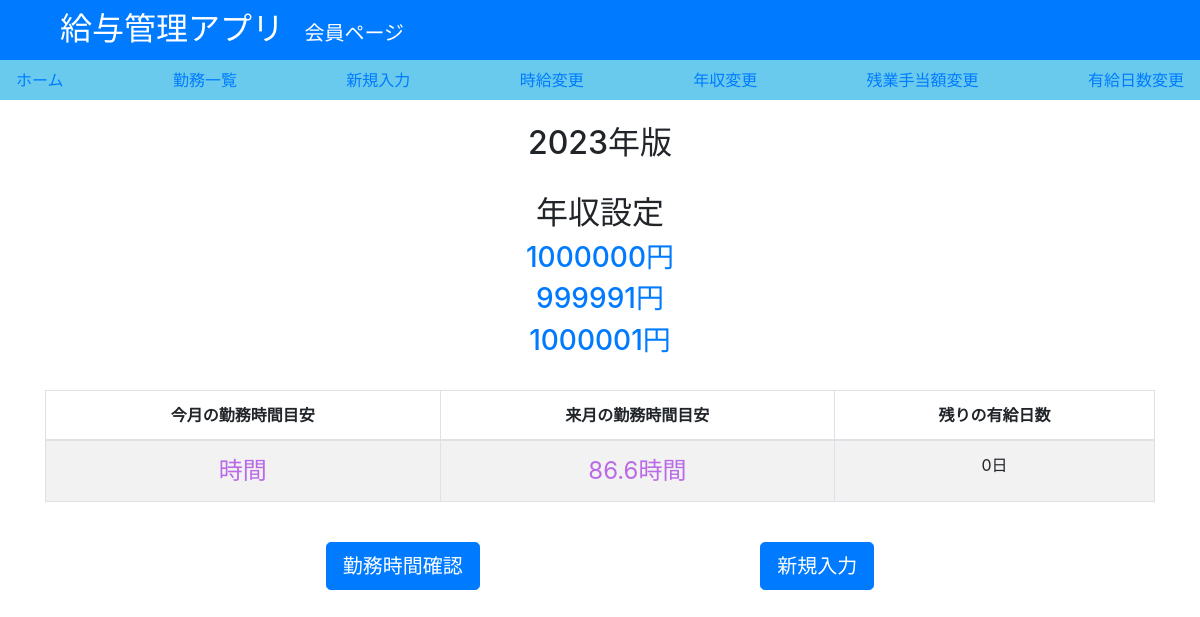
Page /top/1/ (signed in) on the earlier database version.
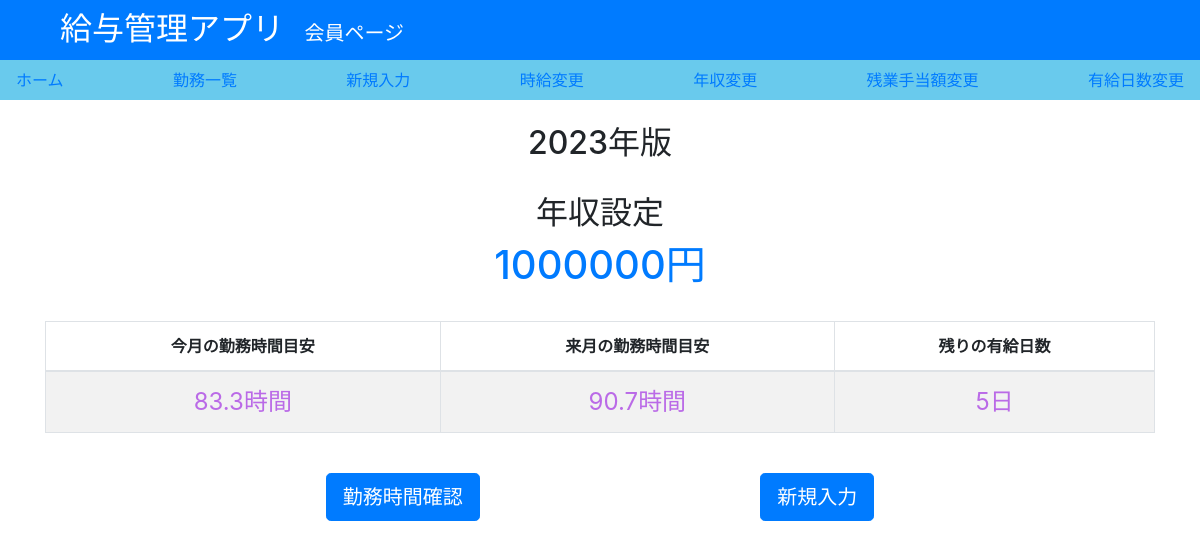
Same page on the later database version.
### salary/models.py (models this page shows)
class Yearwage(models.Model):
    class Meta:
       verbose_name="年収"
    name = models.PositiveIntegerField(default=1000000,verbose_name="年収")
    user = models.ForeignKey(get_user_model(), verbose_name='ログインユーザー', on_delete=models.CASCADE)

### salary/views.py (the view)
# urls.py: path("top/<int:year_wage_id>/", views.apptop_template, name="top"),
def apptop_template(request,year_wage_id):
    global l
    l=1
    work1 = Work.objects.filter(Worked_date__year = date.today().year,Worked_date__month__lte = date.today().month,user_id=request.user.id)
    work2 = Work.objects.filter(Worked_date__year = date.today().year,Worked_date__month__lt = date.today().month,user_id=request.user.id)
    work1_2 = Work.objects.filter(Q(Worked_date__year = date.today().year,Worked_date__month__lte = date.today().month,user_id=request.user.id),Q(zangyo_m__isnull=False)|Q(zangyo_h__isnull=False))
    work2_2 = Work.objects.filter(Q(Worked_date__year = date.today().year,Worked_date__month__lt = date.today().month),Q(zangyo_m__isnull=False,user_id=request.user.id)|Q(zangyo_h__isnull=False))
    if Zangyo.objects.filter(user_id=request.user.id).exists():
        zangyo = int(Zangyo.objects.get(user_id=request.user.id).name)
    else:
        zangyo = 0
        l=0
    if work1.all().exists():
        sum_wage1_2 = int(work1.aggregate(Sum("total_wage")).get("total_wage__sum"))
    else:
        sum_wage1_2 = 0
    if work2.all().exists():
        sum_wage2_2 = int(work2.aggregate(Sum("total_wage")).get("total_wage__sum"))
    else:
        sum_wage2_2 = 0
    if work1_2.all().exists():
        zangyo_h_1 = int(work1_2.aggregate(Sum("zangyo_h")).get("zangyo_h__sum"))
    else:
        zangyo_h_1 = 0
    if work1_2.all().exists():
        zangyo_m_1 = int(work1_2.aggregate(Sum("zangyo_h")).get("zangyo_h__sum"))
    else:
        zangyo_m_1 = 0
    if work2_2.all().exists():
        zangyo_h_2 = int(work2_2.aggregate(Sum("zangyo_h")).get("zangyo_h__sum"))
    else:
        zangyo_h_2 = 0
    if work2_2.all().exists():
        zangyo_m_2 = int(work2_2.aggregate(Sum("zangyo_h")).get("zangyo_h__sum"))
    else:
        zangyo_m_2 = 0
    if not work1_2:
        sum_wage1 = sum_wage1_2
    else:
        sum_wage1 = sum_wage1_2+zangyo*zangyo_h_1+zangyo*zangyo_m_1/60
    if not work2_2:
        sum_wage2 = sum_wage2_2
    else:
        sum_wage2 = sum_wage2_2+zangyo*zangyo_h_2+zangyo*zangyo_m_2/60
    if Wage.objects.filter(user_id=request.user.id).exists():
        pass
    else:
        l=0
    if Yearwage.objects.filter(user_id=request.user.id).exists():
        if year_wage_id == 1:
            num = int(Yearwage.objects.filter(user_id=request.user.id).aggregate(Min("id")).get("id__min"))
            yearwage = Yearwage.objects.filter(user_id=request.user.id).get(id = num).name
        else:
            yearwage = Yearwage.objects.filter(user_id=request.user.id).get(id = year_wage_id).name
    else:
        yearwage=0
        l=0
    if total_yukyu.objects.filter(user_id=request.user.id).exists():
        Total_yukyu = total_yukyu.objects.filter(user_id=request.user.id).get(number=1).name
    else:
        Total_yukyu = 0
        l=0
    sum_yukyu = Work.objects.filter(Worked_date__year = date.today().year,user_id=request.user.id).aggregate(Sum("yukyu"))
    day = date.today() + relativedelta(months=-1)
    wage_avg = Work.objects.filter(Worked_date__year = day.year,Worked_date__month = day.month,user_id=request.user.id).aggregate(Avg("wage"))
    wage_avg_2 = Work.objects.filter(Worked_date__year = date.today().year,Worked_date__month = date.today().month,user_id=request.user.id).aggregate(Avg("wage"))
    month = int(date.today().month)
    if l == 0:
        return render(request,"salary/setting.html",{"wage":Wage.objects.filter(user_id=request.user.id),"yearwage":yearwage,"totalyukyu":Total_yukyu,"zangyo":zangyo})
    else:
        return render(
            request,
            'salary/apptop.html',
            {
                'sum_wage1':sum_wage1,
                'sum_wage2':sum_wage2,
                'wage_avg':wage_avg.get("wage__avg"),
                'wage_avg_2':wage_avg_2.get("wage__avg"),
                'tomonth':13-month,
                'nextmonth':12-month,
                'yearwage':yearwage,
                'sum_yukyu':sum_yukyu.get("yukyu__sum"),
                'total_yukyu':Total_yukyu,
                'year_wage':Yearwage.objects.filter(user_id=request.user.id),
                'zangyo':zangyo,
                'id':year_wage_id
            }
        )

### salary/templates/salary/apptop.html (shortened to what this page needs)
{% extends "salary/base2.html" %}
{% load mathfilters %}
{% load humanize %}
{% block main %}
    <h2 class="center"><script type="text/javascript">ShowNowYear();</script>年版</h2>
    <br>
    <h2 class="center">年収設定</h2>
    <form>
        {% for year_wage in year_wage %}
            {% if id == year_wage.id %}
                <h1 class="center"><a href="{% url 'top' year_wage.id %}">{{ year_wage.name|intcomma }}円</a></h1>
            {% else %}
                <h3 class="center"><a href="{% url 'top' year_wage.id %}">{{ year_wage.name|intcomma }}円</a></h3>
            {% endif %}
        {% endfor %}
    </form>
    <br>
    <table id=time_list width="100%" class="table table-striped table-bordered table-hover">
        <thead>
            <tr>
                <th class="center">今月の勤務時間目安</th>
                <th class="center">来月の勤務時間目安</th>
                <th class="center">残りの有給日数</th>
            </tr>
        </thead>
        <tbody>
            <tr>
                {% if not sum_wage2 %}
                    <td class="center"><span class="important">{{ yearwage|div:wage_avg_2|div:tomonth|floatformat }}時間</span></td>
                    {% else %}
                    <td class="center"><span class="important">{{ yearwage|sub:sum_wage2|div:wage_avg|div:tomonth|floatformat }}時間</span></td>
                    {% endif %}
                {% if nextmonth == 0 %}
                    <td class="center"><span class="important">{{ yearwage|div:wage_avg|div:12|floatformat }}時間</span></td>
                    {% else %}
                    {% if not wage_avg %}
                        <td class="center"><span class="important">{{ yearwage|sub:sum_wage1|div:wage_avg_2|div:nextmonth|floatformat }}時間</span></td>
                        {% else %}
                        <td class="center"><span class="important">{{ yearwage|sub:sum_wage1|div:wage_avg|div:nextmonth|floatformat }}時間</span></td>
                        {% endif %}
                {% endif %}
                {% if total_yukyu > sum_yukyu %}
                    <td class="center"><span class="important">{{ total_yukyu|sub:sum_yukyu }}日</span></td>
                {% else %}
                    <td class="center">0日</td>
                {% endif %}
            </tr>
        </tbody>
    </table>
    <br>
    <h1 class="button">
        <a class="btn btn-primary btn-lg" href="{% url 'list' %}" role="button">勤務時間確認</a>
        <a class="btn btn-primary btn-lg" href="{% url 'create' %}" role="button">新規入力</a>
    </h1>
{% endblock %}

Differences in the rows shown:
removed Yearwage: name "999991"
removed Yearwage: name "1000001"
Other differences:
{{ yearwage|div:wage_avg_2|div:tomonth|floatformat }}: (not shown) → "83.3"
{{ yearwage|sub:sum_wage1|div:wage_avg_2|div:nextmonth|floatformat }}: (not shown) → "90.7"
{{ total_yukyu|sub:sum_yukyu }}: (not shown) → "5"
{{ yearwage|sub:sum_wage1|div:wage_avg|div:nextmonth|floatformat }}: "86.6" → (not shown)
text no longer shown: "0日"
text now shown: "日"
